Frame 1 (no input): blank canvas, image omitted
Frame 60 (the mouse pressed at the canvas centre just before this capture): blank canvas, image omitted
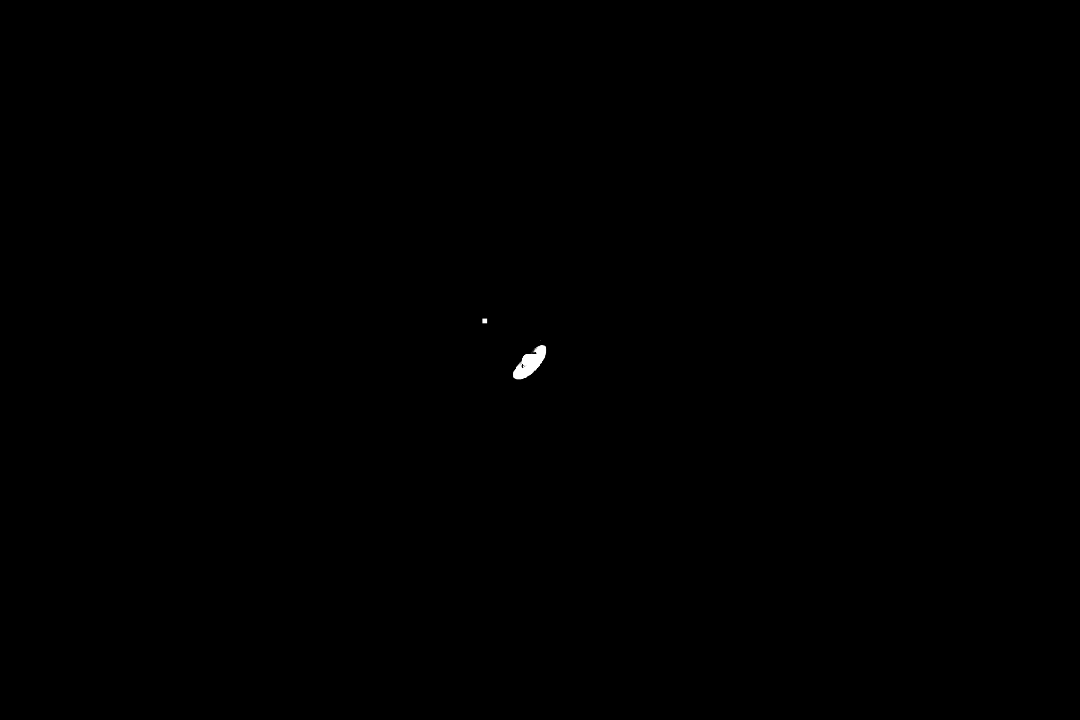
Frame 120 (the mouse held since frame 60 and released just before this capture)

The Processing sketch whose frames 1 and 60 were blank and that drew this single picture after the mouse press (run headless with seeded random() and noise(); from frame 60 on, the mouse is pressed at the canvas centre):

// Processing sketch: zoomToSaturn
// ── zoomToSaturn.pde
float i,m,n,p,s,t;

void setup(){
  size(1080,720);noStroke();
            }
void draw(){
  background(0);
  translate(-0.4*1080,-720/4);
  for(i=2e3;i>0;i--){p=i%2==0?0:1;m=t/cos(t/i)+p*
  (t/2+i%t);
rect(960+m*sin(n=t/9+i*i)*cos((p==0?1:0)*i/t),540+m*cos(n+p*2),s=3-cos(n)*3,s);}t+=.05;
}
